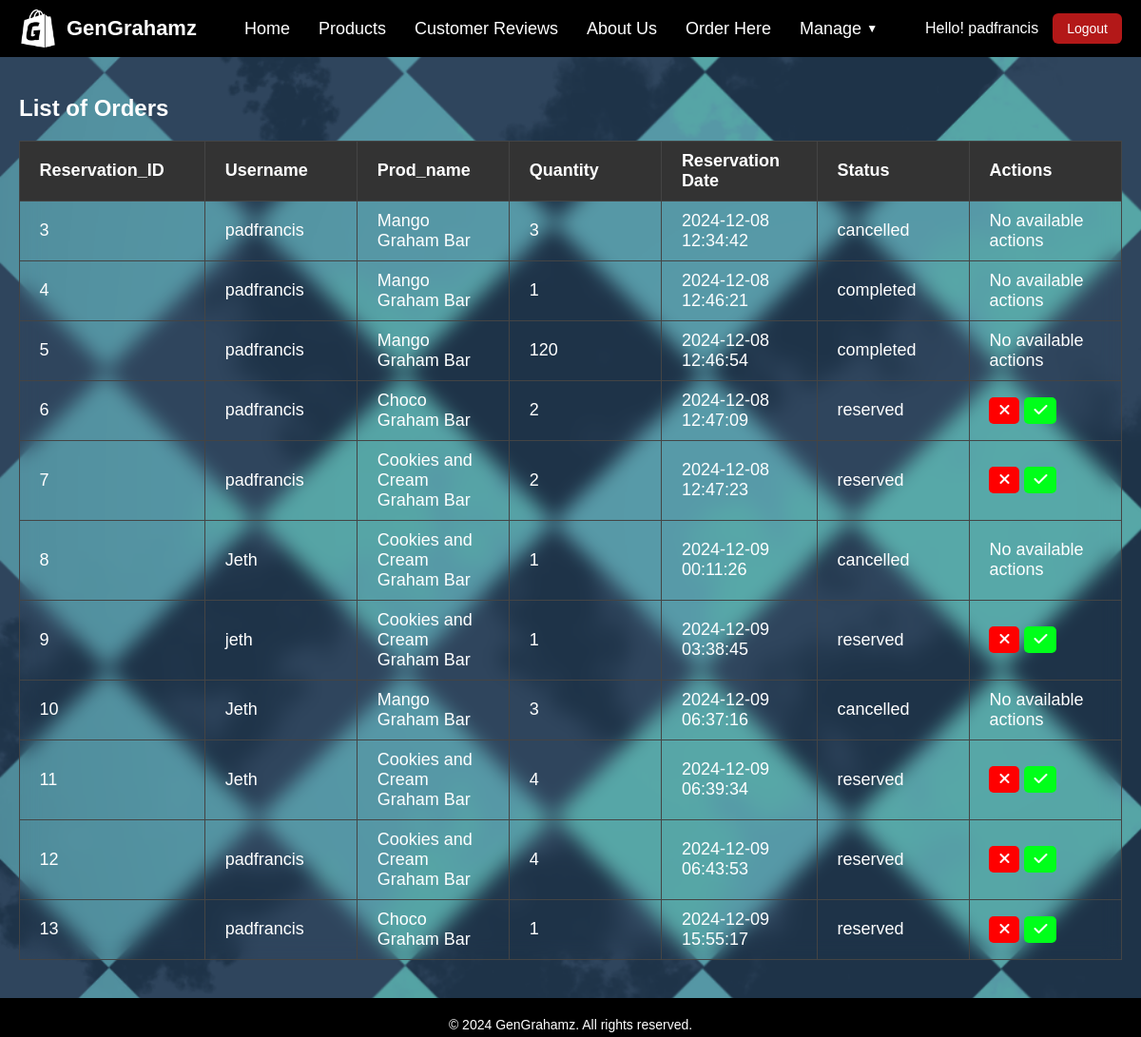
Page /orders/orders.php (signed in) on the committed database.
### tables this page shows
CREATE TABLE IF NOT EXISTS order_reservations (
    reservation_id INT AUTO_INCREMENT PRIMARY KEY,
    username VARCHAR(50) NOT NULL, 
    prod_name VARCHAR(50) NOT NULL, 
    quantity INT NOT NULL,
    reservation_date TIMESTAMP DEFAULT CURRENT_TIMESTAMP,
    status ENUM('reserved', 'cancelled', 'completed') NOT NULL DEFAULT 'reserved',
    FOREIGN KEY (username) REFERENCES users(username),
    FOREIGN KEY (prod_name) REFERENCES products(prod_name) 
);

### orders/orders.php (the view, shortened to what this page needs)
<!DOCTYPE html>
<html lang="en">
<head>
    <link rel="stylesheet" href="orders.css">
</head>
<body>
    <div class = "container">
        <nav class="navbar">
        <div class="logo">
            <a href="index.php">
            <img src="../assets/images/logo2.png" alt="GenGrahamz Logo">
            <p>GenGrahamz</p>
            </a>
        </div>
        <ul class="nav-links">
            <li><a href="../index.php">Home</a></li>
            <li class="dropdown">
            <a href="../products/product.php">Products</a>
            </li>
            <li><a href="../reviews.php">Customer Reviews</a></li>
            <li><a href="../about.php">About Us</a></li>
            <li><a href="../contact.php">Order Here</a></li>
            <?php if (isset($_SESSION['role']) && $_SESSION['role'] === 'admin' && isset($_SESSION['user'])): ?>
                <li class="dropdown" id ="manage">
                <a href="">Manage <span class="arrow">▼</span></a>
                </li>
            <?php endif; ?>
        </ul>
        <div class="user-info">
                <span class="username">
                    <?php
                    if (isset($_SESSION['user'])) {
                        echo htmlspecialchars("Hello! " . $_SESSION['user']);
                    } else {
                        echo "Guest";
                    }
                    ?>
                </span>
                <?php if (isset($_SESSION['user'])): ?>
                <form action="../controller/logout.php" method="post" class="logout-form" onsubmit="return confirm('<?php echo $_SESSION['user'];?>, Are you sure you want to Logout?')">
                    <button type="submit" class="logout-btn">Logout</button>
                </form>
                <?php endif; ?>
            </div>
        </nav>
    </div>
    <section class="products-section">
        <div class="table-container">
            <h2 class= "list-prod">List of Orders</h2>
            <table class="">
                <tr>
                    <th>Reservation_ID</th>
                    <th>Username</th>
                    <th>Prod_name</th>
                    <th>Quantity</th>
                    <th>Reservation Date</th>
                    <th>Status</th>
                    <th>Actions</th>
                </tr>
                <tbody id="searchresult">
                    <?php
                    include '../assets/config/conn.php';
                    $stmt = $conn->prepare("SELECT `reservation_id`, `username`, `prod_name`, `quantity`, `reservation_date`, `status` FROM `order_reservations`");
                    $stmt->execute();
                    $result = $stmt->fetchAll();
                    foreach ($result as $row) {
                        $reservation_id = $row['reservation_id'];
                        $username = $row['username'];
                        $prod_name = $row['prod_name'];
                        $quantity = $row['quantity'];
                        $reservation_date = $row['reservation_date'];
                        $status = $row['status'];
                    ?>
                    <tr>
                        <td id="reservation_id-<?= $reservation_id ?>"><?php echo $reservation_id; ?></td>
                        <td id="username-<?= $username ?>"><?php echo $username; ?></td>
                        <td id="prod_name-<?= $prod_name ?>"><?php echo $prod_name; ?></td>
                        <td id="quantity-<?= $quantity ?>"><?php echo $quantity; ?></td>
                        <td id="reservation_date-<?= $reservation_date ?>"><?php echo $reservation_date; ?></td>
                        <td id="status-<?= $status ?>"><?php echo $status; ?></td>
                        <td id="Actions-<?= $reservation_id ?>">
                            <?php if ($status === 'reserved'): ?>
                                <form action="/web/controller/cancel-order.php?id=<?php echo $row['reservation_id']; ?>" method="post" onsubmit="return confirm('Are you sure you want to cancel this order for <?php echo $_SESSION['user']; ?>?')" style="display: inline-block;">
                                    <button type="submit" class="btn1"><i class="fa-solid fa-xmark"></i></button>
                                </form>
                                <form action="/web/controller/complete-order.php?id=<?php echo $row['reservation_id']; ?>" method="post" onsubmit="return confirm('Are you sure you want to complete this order for <?php echo $_SESSION['user']; ?>?')" style="display: inline-block;">
                                    <button type="submit" class="btn2"><i class="fa-solid fa-check"></i></button>
                                </form>
                            <?php elseif ($status === 'completed' || $status === 'cancelled'): ?>
                                <span>No available actions</span>
                            <?php endif; ?>
                        </td>
                    </tr>
                    <?php
                    }
                    ?>
                </tbody>
            </table>
        </div>
    </section>
    <footer class="footer">
        <div class="container2">
        <p>&copy; <?php echo date("Y"); ?> GenGrahamz. All rights reserved.</p>
        </div>
    </footer>
</body>
</html>

### orders/orders.css (style rules this page uses)
body, ul, li, a, button, p { margin: 0; padding: 0; list-style: none; text-decoration: none; font-family: Arial, sans-serif; background-color: #000000; color: #ffffff; }
body { background-image: url('../assets/images/bg.png'); background-repeat: no-repeat; background-size: cover; }
.container { background-color: #000; margin: 0px auto; }
.navbar { display: flex; justify-content: space-between; align-items: center; background-color: #000; color: #fff; padding: 10px 20px; z-index: 100; }
.user-info { display: flex; align-items: center; gap: 15px; }
.user-info .username { font-size: 16px; color: #fff; }
.logout-form { margin: 0; }
.logout-btn { padding: 8px 15px; background-color: #b31818; color: #fff; border: none; border-radius: 6px; font-size: 14px; cursor: pointer; transition: background-color 0.3s ease, transform 0.2s; }
.logo a { display: flex; align-items: center; }
.logo { display: flex; align-items: center; }
.logo img { height: 40px; margin-right: 10px; }
.logo p { color: white; font-size: 22px; font-weight: bold; background-color: #000; }
.nav-links { display: flex; align-items: center; gap: 30px; flex-grow: 1; justify-content: center; list-style: none; }
.nav-links li { position: relative; }
.nav-links a { color: rgb(255, 255, 255); font-size: 18px; transition: color 0.3s; display: flex; align-items: center; }
.arrow { margin-left: 5px; font-size: 12px; }
.products-section { padding: 20px; text-align: center; }
.about p, a { display: inline-flex; background-color: transparent; }
footer { background-color: #000000; color: #ffffff; padding: 20px 0; text-align: center; width: 100%; bottom: 0; height: 1px; }
footer p { margin: 0; font-size: 14px; background-color: #000000; }
.list-prod { text-align: center; float: left; }
.btn1 { border-radius: 5px; background-color: #ff0000; border: none; color: #fff; font-size: 16px; cursor: pointer; padding: 5px 10px; transition: background-color 0.3s, transform 0.3s; }
.btn2 { border-radius: 5px; background-color: #00ff1a; border: none; color: #fff; font-size: 16px; cursor: pointer; padding: 5px 10px; transition: background-color 0.3s, transform 0.3s; }
.table-container { overflow-x: auto; margin: 0 auto; max-width: 100%; }
table { width: 100%; border-collapse: collapse; margin: 20px 0; font-size: 18px; text-align: left; backdrop-filter: blur(10px); -webkit-backdrop-filter: blur(10px); border: 1px solid rgba(255, 255, 255, 0.5); background-color: transparent; }
table th, table td { padding: 10px 20.6px; border: 1px solid #444; width: 100px; }
table th { background-color: #333; color: #fff; }

### rows in the picture
order_reservations: reservation_id "3", username "padfrancis", prod_name "Mango Graham Bar", quantity "3", reservation_date "2024-12-08 12:34:42", status "cancelled", shows "No available actions"
order_reservations: reservation_id "4", username "padfrancis", prod_name "Mango Graham Bar", quantity "1", reservation_date "2024-12-08 12:46:21", status "completed", shows "No available actions"
order_reservations: reservation_id "5", username "padfrancis", prod_name "Mango Graham Bar", quantity "120", reservation_date "2024-12-08 12:46:54", status "completed", shows "No available actions"
order_reservations: reservation_id "6", username "padfrancis", prod_name "Choco Graham Bar", quantity "2", reservation_date "2024-12-08 12:47:09", status "reserved"
order_reservations: reservation_id "7", username "padfrancis", prod_name "Cookies and Cream Graham Bar", quantity "2", reservation_date "2024-12-08 12:47:23", status "reserved"
order_reservations: reservation_id "8", username "Jeth", prod_name "Cookies and Cream Graham Bar", quantity "1", reservation_date "2024-12-09 00:11:26", status "cancelled", shows "No available actions"
order_reservations: reservation_id "9", username "jeth", prod_name "Cookies and Cream Graham Bar", quantity "1", reservation_date "2024-12-09 03:38:45", status "reserved"
order_reservations: reservation_id "10", username "Jeth", prod_name "Mango Graham Bar", quantity "3", reservation_date "2024-12-09 06:37:16", status "cancelled", shows "No available actions"
order_reservations: reservation_id "11", username "Jeth", prod_name "Cookies and Cream Graham Bar", quantity "4", reservation_date "2024-12-09 06:39:34", status "reserved"
order_reservations: reservation_id "12", username "padfrancis", prod_name "Cookies and Cream Graham Bar", quantity "4", reservation_date "2024-12-09 06:43:53", status "reserved"
order_reservations: reservation_id "13", username "padfrancis", prod_name "Choco Graham Bar", quantity "1", reservation_date "2024-12-09 15:55:17", status "reserved"
